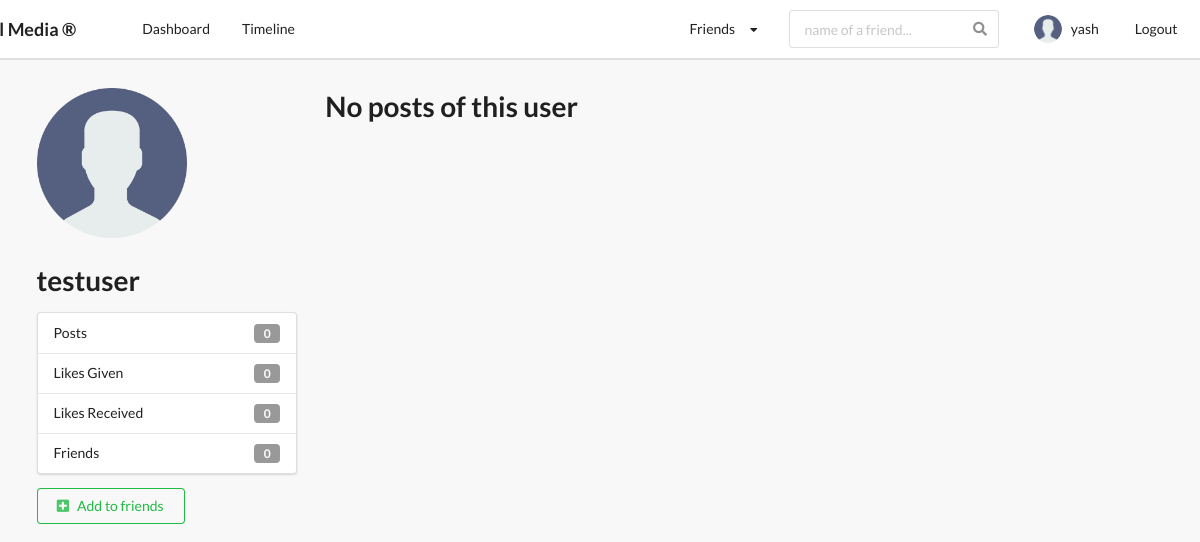
/profiles/testuser/ (signed in), run on an earlier commit of the app's database.
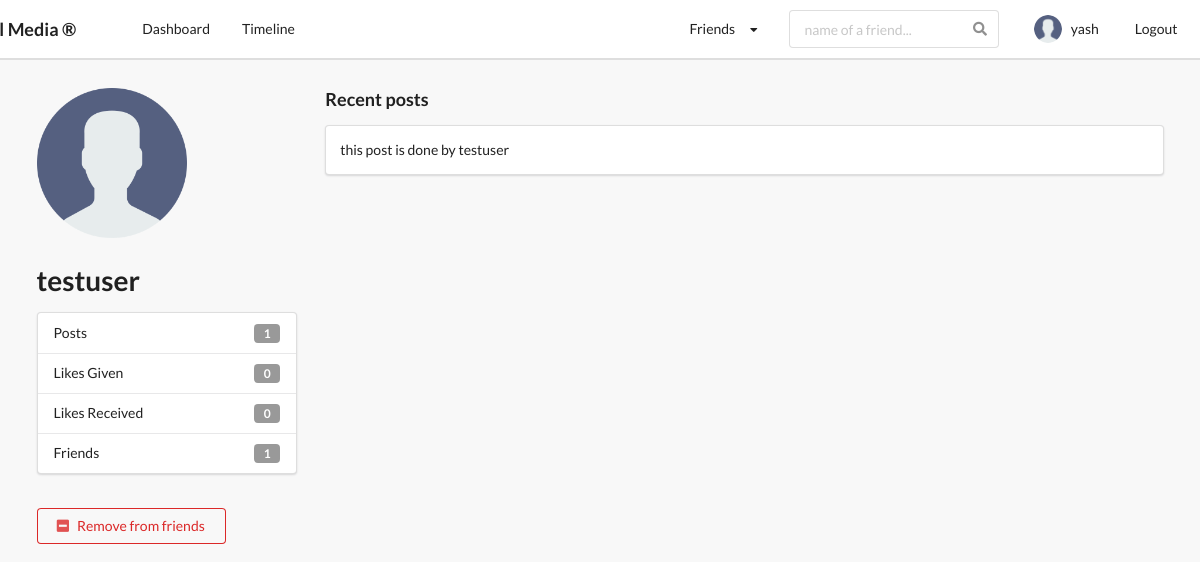
And on a later commit of the database.
### profiles/models.py (models this page shows, shortened)
class Profile(models.Model):
    first_name = models.CharField(max_length = 200, blank = True)
    last_name = models.CharField(max_length = 200, blank = True)
    user = models.OneToOneField(settings.AUTH_USER_MODEL,on_delete=models.CASCADE)
    bio = models.TextField(default = "no bio", max_length=300, blank = True)
    email = models.EmailField(max_length = 200,blank = True)
    country = models.CharField(choices = COUNTRY_CHOICES, max_length = 100,blank = True)
    avatar = models.ImageField(default = "avatar.png", upload_to = 'avatars/')
    friends = models.ManyToManyField(settings.AUTH_USER_MODEL, blank = True, related_name='friends')
    slug = models.SlugField(unique = True, blank = True)
    updated = models.DateTimeField(auto_now=True)
    created =  models.DateTimeField(auto_now_add=True)
    objects = ProfileManager()
    __initial_first_name = None
    __initial_last_name = None
    def __init__(self,*args, **kwargs):
        super().__init__(*args, **kwargs)
        self.__initial_first_name = self.first_name
        self.__initial_last_name = self.last_name
    def get_friends_no(self):
        return self.friends.all().count()
    def get_no_of_post(self):
        return self.posts.all().count()
    def get_authors_post(self):
        return self.posts.all()
    def get_no_of_likes_given(self):
        likes = self.like_set.all()
        total_likes = 0
        for item in likes:
            if item.value == 'Like':
                total_likes += 1
        return total_likes
    def get_no_of_likes_received(self):
        posts = self.posts.all()
        total_likes = 0
        for item in posts:
            total_likes += item.liked.all().count()
        return total_likes

### posts/models.py (models this page shows, shortened)
class Like(models.Model):
    user = models.ForeignKey(Profile, on_delete=models.CASCADE)  #related_name="user_likes"
    post = models.ForeignKey(Post, on_delete=models.CASCADE)  #related_name="post_likes"
    value = models.CharField(choices = LIKE_CHOICES, max_length=8)
    updated = models.DateTimeField(auto_now=True)
    created = models.DateTimeField(auto_now_add=True)

class Post(models.Model):
    content = models.TextField()
    image = models.ImageField(upload_to='posts/', validators = [FileExtensionValidator(['png','jpg','jpeg'])], blank = True)
    liked = models.ManyToManyField(Profile, blank=True, related_name='likes')
    updated = models.DateTimeField(auto_now=True)
    created = models.DateTimeField(auto_now_add=True)
    author = models.ForeignKey(Profile, on_delete=models.CASCADE, related_name='posts')
    class Meta:
        ordering = ('-created',)    #newer post will be at the top and older post will be at bottom

### profiles/views.py (the view)
# urls.py: path('<slug>/', ProfileDetailView.as_view(), name='profiles_detail_view'),
class ProfileDetailView(LoginRequiredMixin, DetailView):
    model = Profile
    template_name = 'profiles/detail.html'
    def get_object(self, slug=None):
        slug = self.kwargs.get('slug')
        profile = Profile.objects.get(slug=slug)
        return profile
    def get_context_data(self, **kwargs):
        context = super().get_context_data(**kwargs)
        user = User.objects.get(username__iexact=self.request.user)
        profile = Profile.objects.get(user=user)
        context["profile"] = profile
        rel_r = Relationship.objects.filter(sender=profile)    #it store relationship we send to other user
        rel_s = Relationship.objects.filter(receiver=profile)  #it store relationship send by other user to our profile
        rel_receiver = []
        rel_sender = []
        for item in rel_r:
            rel_receiver.append(item.receiver.user)
        for item in rel_s:
            rel_sender.append(item.sender.user)
        context["rel_receiver"] = rel_receiver
        context["rel_sender"] = rel_sender
        context["posts"] = self.get_object().get_authors_post()
        context["len_posts"] = True if len(self.get_object().get_authors_post()) > 0 else False
        return context

### profiles/context_processors.py (called while the page is built)
def profile_dp(request):
    if request.user.is_authenticated:
        profile_obj = Profile.objects.get(user=request.user)
        pic = profile_obj.avatar
        return {'picture':pic}
    return {}

def invitation_received_no(request):
    if request.user.is_authenticated:
        profile_obj = Profile.objects.get(user=request.user)
        qs_count = Relationship.objects.invitations_received(profile_obj).count()
        return {'invites_no':qs_count}
    return {}

def friends_no(request):
    if request.user.is_authenticated:
        profile_obj = Profile.objects.get(user=request.user)
        count = profile_obj.get_friends_no()
        return {'friend_count':count}
    return {}

### profiles/models.py (called while the page is built)
    def invitations_received(self,receiver):
        qs = Relationship.objects.filter(receiver=receiver, status='send')
        return qs

### profiles/templates/profiles/detail.html (shortened to what this page needs)
{% extends 'base.html' %}
{% block content %}
    <div class="ui grid" style="margin-top:5px;">
        <div class="row">
            <div class="four wide column">
                <img class="ui small rounded image" src ={{object.avatar.url}}>
                <h1>{{object.user}}</h1>
                <div class="ui vertical fluid menu">
                    <div class="item">
                        Posts
                        <div class="ui label">
                            {{object.get_no_of_post}}
                        </div>
                    </div>
                    <div class="item">
                        Likes Given
                        <div class="ui label">
                            {{object.get_no_of_likes_given}}
                        </div>
                    </div>
                    <div class="item">
                        Likes Received
                        <div class="ui label">
                            {{object.get_no_of_likes_received}}
                        </div>
                    </div>
                    <div class="item">
                        Friends
                        <div class="ui label">
                            {{object.get_friends_no}}
                        </div>
                    </div>
                </div>
                    {% if object.user not in rel_receiver and object.user not in rel_sender %}
                        <form action="{% url 'profiles:send_invite' %}" method="POST">
                            <button type="submit" class="ui positive basic button" ><i class="plus square icon"></i>Add to friends</button>
                        </form>
                    {% endif %}
                    <br>
                    {% if request.user in object.friends.all %}
                        <form action="{% url 'profiles:remove_friend' %}" method="POST">
                            <button type="submit" class="ui negative basic button"><i class="minus square icon"></i>Remove from friends</button>
                        </form>
                    {% endif %}
            </div>
            <div class="twelve wide column">
                {% if len_posts %}
                    <h3>Recent posts</h1>
                    {% for post in posts %}
                        <div class="ui segment fluid">
                            {{post.content}}
                        </div>
                    {% endfor %}
                {% else %}
                    <h1>No posts of this user</h1>
                {% endif %}
            </div>
        </div>
    </div>
{% endblock content %}

What changed in the data, as far as the page shows it:
changed Profile "testuser": get_no_of_post "0" → "1"; get_friends_no "0" → "1"
added Post: content "this post is done by testuser"
Also different on the page:
text no longer shown: "Add to friends No posts of this user"
text now shown: "Remove from friends Recent posts"
